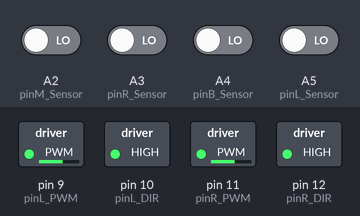
The sketch below on a simulated Arduino Uno, built with avr-gcc and run on an emulated ATmega328P. On the bench: switched loads named in the sketch (green lamp = pin HIGH). The inputs (shaded band) are chosen by the test bench; at power-on: A2 (pinM_Sensor), A3 (pinR_Sensor), A4 (pinB_Sensor), A5 (pinL_Sensor) LOW.

Above: at 1.2 s.
1.3 s: A4 (pinB_Sensor) driven HIGH
At 3.4 s:
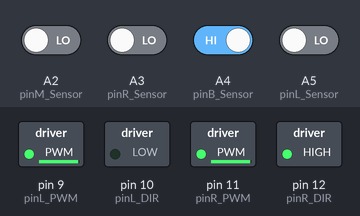
4.3 s: A5 (pinL_Sensor) driven HIGH
At 5.5 s:
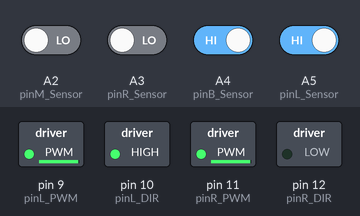
5.8 s: A3 (pinR_Sensor) driven HIGH
At 6.7 s:
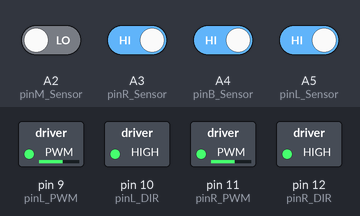
7.3 s: A3 (pinR_Sensor) driven LOW
At 7.8 s:
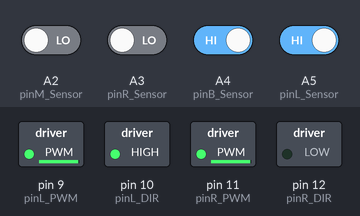
Timing chart, 0 to 9.8 s (numbered marks = the images above; inputs shaded):
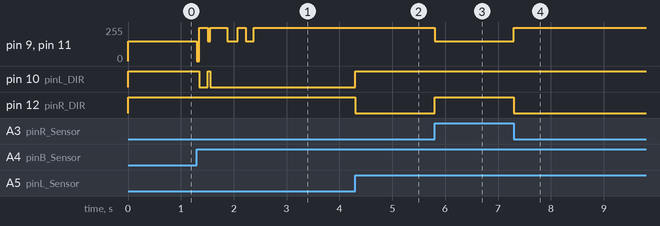

The sketch:

1100code.ino
```cpp
const int pinL_Sensor = A5; // pin A5: left sensor
const int pinB_Sensor = A4; // pin A4: bumper sensor
const int pinR_Sensor = A3; // pin A3: right sensor
const int pinM_Sensor = A2; // pin A2: middle sensor

const int pinL_PWM = 9;  // pin D9: left motor speed
const int pinL_DIR = 10; // pin D10: left motor direction

const int pinR_PWM = 11; // pin D11: right motor speed
const int pinR_DIR = 12; // pin D12: right motor direction

// define variables to be used in script

int bumperSensor = 1; // not sensing white
int leftSensor = 1;   // not sensing white
int rightSensor = 1;  // not sensing white
int middleSensor = 0; // sensing white

int countBumper = 0; // bumper sensor not triggered yet
int countTJunc = 0;  // count no. of T-junctions encountered

int startTime = 300;    // Time for car to move a bit after start line
int turn360Time = 1500; // Time for car to turn 360 degrees
                        // value TO BE TESTED
int go30cmTime = 300;   // TASK15: Time for car to go backwards >= 30cm
                        // value TO BE TESTED

int inLoop = 0;   // if enter loop, change pwn values
int turn360 = 0;  // faster pwn when 360 turn
int afterCuv = 0; // change turn pwn values
int after360 = 0; // stop before turning
int backwards = 0;
enum State
{
    TURN_LEFT1,
    TO_LOOP,
    IN_LOOP_1,
    IN_LOOP,
    EXIT_LOOP,
    FOLLOWPATH_turnleft,
    FOLLOWPATH,
    TURN_360,
    GOTurn,
    BACKWARD
};
State currentstate;

void stop()
{
      analogWrite(pinL_PWM, 0);     // stop at the start position
    analogWrite(pinR_PWM, 0);
}
// the setup function runs once when you press reset or power the board
void setup()
{
    // define pins as input and output
    pinMode(pinB_Sensor, INPUT);
    pinMode(pinL_Sensor, INPUT);
    pinMode(pinR_Sensor, INPUT);
    pinMode(pinM_Sensor, INPUT);

    pinMode(pinL_DIR, OUTPUT);
    pinMode(pinR_DIR, OUTPUT);

    pinMode(pinL_PWM, OUTPUT);
    pinMode(pinR_PWM, OUTPUT);

    // initialize output pins
    digitalWrite(pinL_DIR, HIGH); // forward direction
    digitalWrite(pinR_DIR, HIGH); // forward direction
    analogWrite(pinL_PWM, 0);     // stop at the start position
    analogWrite(pinR_PWM, 0);     // stop at the start position
}
void loop()
{

    // Arduino is reading the sensor measurements
    bumperSensor = digitalRead(pinB_Sensor);
    leftSensor = digitalRead(pinL_Sensor);
    rightSensor = digitalRead(pinR_Sensor);
    middleSensor = digitalRead(pinM_Sensor);

    // TASK1-2: car stops at the start position when bumper sensor no trigger
    if (bumperSensor && countBumper == 0)
    {
        stop();
    }

    // TASK3: bumper sensor is triggered at the start position for the 1st time
    else if (!bumperSensor && countBumper == 0)
    {
        analogWrite(pinL_PWM, 150);
        analogWrite(pinR_PWM, 150);
        digitalWrite(pinL_DIR, 1);
        digitalWrite(pinR_DIR, 1);
        countBumper++;
        delay(startTime); // to let the car leave the start position with no miscount
        currentstate = TURN_LEFT1;
    }

    // TASK4-13: car is tracking on the white line
    else if (bumperSensor && countBumper == 1)
    {
        switch (currentstate)
        {
        case TURN_LEFT1:
            if (leftSensor && rightSensor)
            {
                // Continue forward
                analogWrite(pinL_PWM, 150);
                analogWrite(pinR_PWM, 150);
                digitalWrite(pinL_DIR, 1);
                digitalWrite(pinR_DIR, 1);
            }


            else if (!leftSensor && !rightSensor)
            {   stop();
                delay(50);
                analogWrite(pinL_PWM, 250);
                analogWrite(pinR_PWM, 250);
                digitalWrite(pinL_DIR, 0);
                digitalWrite(pinR_DIR, 1);
                delay(160);
                analogWrite(pinL_PWM, 150);
                analogWrite(pinR_PWM, 150);
                digitalWrite(pinL_DIR, 1);
                digitalWrite(pinR_DIR, 1);
                delay(50);
                currentstate = TO_LOOP;
            }
            break;
        case TO_LOOP:
            // go to loop

            if (leftSensor && rightSensor)
            {
                // Continue forward
                analogWrite(pinL_PWM, 120);
                analogWrite(pinR_PWM, 120);
                digitalWrite(pinL_DIR, 1);
                digitalWrite(pinR_DIR, 1);
            }
            else{

                analogWrite(pinL_PWM, 250);
                analogWrite(pinR_PWM, 250);
                digitalWrite(pinL_DIR, 0);
                digitalWrite(pinR_DIR, 1);
                delay(160);
                currentstate = IN_LOOP_1;
            }
            break;
        case IN_LOOP_1:
            if (leftSensor && rightSensor)
            {
                // Continue forward
                analogWrite(pinL_PWM, 120);
                analogWrite(pinR_PWM, 120);
                digitalWrite(pinL_DIR, 1);
                digitalWrite(pinR_DIR, 1);
            }
            else if (leftSensor && !rightSensor)
            {
                // Turn right
                analogWrite(pinL_PWM, 100);
                analogWrite(pinR_PWM, 100);
                digitalWrite(pinL_DIR, 1);
                digitalWrite(pinR_DIR, 0);
            }
            else if (!leftSensor && rightSensor)
            {
                // Turn left
                analogWrite(pinL_PWM, 100);
                analogWrite(pinR_PWM, 100);
                digitalWrite(pinL_DIR, 0);
                digitalWrite(pinR_DIR, 1);
            }
            else if (!leftSensor && !rightSensor)
            {
                // face entering of square
                analogWrite(pinL_PWM, 250);
                analogWrite(pinR_PWM, 250);
                digitalWrite(pinL_DIR, 0);
                digitalWrite(pinR_DIR, 1);
                delay(160);
                currentstate = IN_LOOP;
            }
            break;
        case IN_LOOP:
            if (leftSensor && rightSensor)
            {
                // Continue forward
                analogWrite(pinL_PWM, 120);
                analogWrite(pinR_PWM, 120);
                digitalWrite(pinL_DIR, 1);
                digitalWrite(pinR_DIR, 1);
            }
            else if (leftSensor && !rightSensor)
            {
                // Turn right
                analogWrite(pinL_PWM, 100);
                analogWrite(pinR_PWM, 100);
                digitalWrite(pinL_DIR, 1);
                digitalWrite(pinR_DIR, 0);
            }
            else if (!leftSensor && rightSensor)
            {
                // Turn left
                analogWrite(pinL_PWM, 100);
                analogWrite(pinR_PWM, 100);
                digitalWrite(pinL_DIR, 0);
                digitalWrite(pinR_DIR, 1);
            }
            else if (!leftSensor && !rightSensor)
            {
                // out of loop
                analogWrite(pinL_PWM, 150);
                analogWrite(pinR_PWM, 150);
                digitalWrite(pinL_DIR, 0);
                digitalWrite(pinR_DIR, 1);
                delay(200);
                currentstate = EXIT_LOOP;
            }
            break;
        case EXIT_LOOP:
            if (leftSensor && rightSensor)
            {
                // Continue forward
                analogWrite(pinL_PWM, 120);
                analogWrite(pinR_PWM, 120);
                digitalWrite(pinL_DIR, 1);
                digitalWrite(pinR_DIR, 1);
            }
            else if (leftSensor && !rightSensor)
            {
                // Turn right
                analogWrite(pinL_PWM, 100);
                analogWrite(pinR_PWM, 100);
                digitalWrite(pinL_DIR, 1);
                digitalWrite(pinR_DIR, 0);
            }
            else if (!leftSensor && rightSensor)
            {
                // Turn left
                analogWrite(pinL_PWM, 100);
                analogWrite(pinR_PWM, 100);
                digitalWrite(pinL_DIR, 0);
                digitalWrite(pinR_DIR, 1);
            }
            else if (!leftSensor && !rightSensor)
            {
                // out of loop
                analogWrite(pinL_PWM, 250);
                analogWrite(pinR_PWM, 250);
                digitalWrite(pinL_DIR, 0);
                digitalWrite(pinR_DIR, 1);
                delay(150);
                currentstate = FOLLOWPATH_turnleft;
            }
            break;
            case FOLLOWPATH_turnleft:
            if (leftSensor && rightSensor)
            {
                // Continue forward
                analogWrite(pinL_PWM, 150);
                analogWrite(pinR_PWM, 150);
                digitalWrite(pinL_DIR, 1);
                digitalWrite(pinR_DIR, 1);
            }
            else if (leftSensor && !rightSensor)
            {
                // Turn right
                analogWrite(pinL_PWM, 150);
                analogWrite(pinR_PWM, 150);
                digitalWrite(pinL_DIR, 1);
                digitalWrite(pinR_DIR, 0);
            }
            else if (!leftSensor && rightSensor)
            {
                // Turn left
                analogWrite(pinL_PWM, 150);
                analogWrite(pinR_PWM, 150);
                digitalWrite(pinL_DIR, 0);
                digitalWrite(pinR_DIR, 1);
            }
            else if (!leftSensor && !rightSensor)
            {
                // enter curve
                analogWrite(pinL_PWM, 150);
                analogWrite(pinR_PWM, 150);
                digitalWrite(pinL_DIR, 0);
                digitalWrite(pinR_DIR, 1);
                delay(150);
                currentstate = FOLLOWPATH;
            }
            break;
            case FOLLOWPATH:
            if (leftSensor && rightSensor)
            {
                // Continue forward
                analogWrite(pinL_PWM, 150);
                analogWrite(pinR_PWM, 150);
                digitalWrite(pinL_DIR, 1);
                digitalWrite(pinR_DIR, 1);
            }
            else if (leftSensor && !rightSensor)
            {
                // Turn right
                analogWrite(pinL_PWM, 150);
                analogWrite(pinR_PWM, 150);
                digitalWrite(pinL_DIR, 1);
                digitalWrite(pinR_DIR, 0);
            }
            else if (!leftSensor && rightSensor)
            {
                // Turn left
                analogWrite(pinL_PWM, 150);
                analogWrite(pinR_PWM, 150);
                digitalWrite(pinL_DIR, 0);
                digitalWrite(pinR_DIR, 1);
            }
            else if (!leftSensor && !rightSensor)
            {
                // enter curve
                analogWrite(pinL_PWM, 250);
                analogWrite(pinR_PWM, 250);
                digitalWrite(pinL_DIR, 0);
                digitalWrite(pinR_DIR, 1);
                delay(150);
                currentstate = TURN_360;
            }
            break;
            case TURN_360:
            if (leftSensor && rightSensor)
            {
                // Continue forward
                analogWrite(pinL_PWM, 150);
                analogWrite(pinR_PWM, 150);
                digitalWrite(pinL_DIR, 1);
                digitalWrite(pinR_DIR, 1);
            }
            else if (leftSensor && !rightSensor)
            {
                // Turn right
                analogWrite(pinL_PWM, 150);
                analogWrite(pinR_PWM, 150);
                digitalWrite(pinL_DIR, 1);
                digitalWrite(pinR_DIR, 0);
            }
            else if (!leftSensor && rightSensor)
            {
                // Turn left
                analogWrite(pinL_PWM, 150);
                analogWrite(pinR_PWM, 150);
                digitalWrite(pinL_DIR, 0);
                digitalWrite(pinR_DIR, 1);
            }
            else if (!leftSensor && !rightSensor)
            {
                // enter curve
                analogWrite(pinL_PWM, 250);
                analogWrite(pinR_PWM, 250);
                digitalWrite(pinL_DIR, 0);
                digitalWrite(pinR_DIR, 1);
                delay(875);
                currentstate = GOTurn;
            }
            case GOTurn:
             if (leftSensor && rightSensor)
            {
                // Continue forward
                analogWrite(pinL_PWM, 150);
                analogWrite(pinR_PWM, 150);
                digitalWrite(pinL_DIR, 1);
                digitalWrite(pinR_DIR, 1);
            }
            else if (leftSensor && !rightSensor)
            {
                // Turn right
                analogWrite(pinL_PWM, 250);
                analogWrite(pinR_PWM, 250);
                digitalWrite(pinL_DIR, 1);
                digitalWrite(pinR_DIR, 0);
                delay(150);
            }
            else if (!leftSensor && rightSensor)
            {
                // Turn left
                analogWrite(pinL_PWM, 150);
                analogWrite(pinR_PWM, 150);
                digitalWrite(pinL_DIR, 0);
                digitalWrite(pinR_DIR, 1);
                delay(150);
            }
            else if (!bumperSensor){
                currentstate=BACKWARD;
            }
            break;
            case BACKWARD:
            analogWrite(pinL_PWM, 150);
            analogWrite(pinR_PWM, 150);
            digitalWrite(pinL_DIR, 0);
            digitalWrite(pinR_DIR, 0);
            delay(150);
            break;
        }
    }
}
```

Measured:
- after the input at 1.3 s, pin 9 (pinL_PWM), pin 11 (pinR_PWM): goes 250/255 0.58 s, 150/255 0.20 s, 250/255 0.15 s, 150/255 0.15 s, then 250/255, starting at once; pin 10 (pinL_DIR): HIGH → LOW after 0.05 s, → HIGH 0.16 s later, → LOW 0.05 s later
- after the input at 4.3 s, pin 10 (pinL_DIR): LOW → HIGH at once; pin 12 (pinR_DIR): HIGH → LOW at once
- after the input at 5.8 s, pin 9 (pinL_PWM), pin 11 (pinR_PWM): 250/255 → 150/255 at once; pin 12 (pinR_DIR): LOW → HIGH at once
- after the input at 7.3 s, pin 9 (pinL_PWM), pin 11 (pinR_PWM): 150/255 → 250/255 at once; pin 12 (pinR_DIR): HIGH → LOW at once
